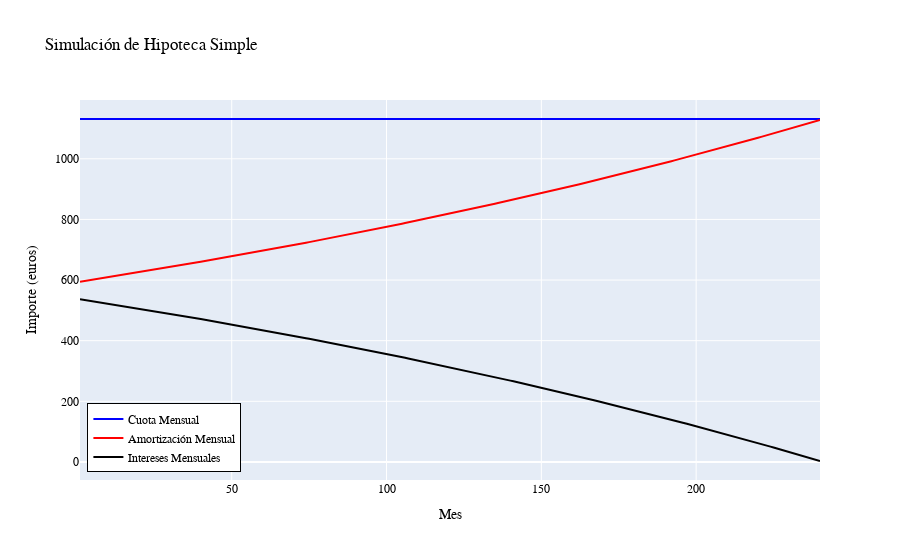

Source (notebook cell):
### Markdown cell above
## A tipo fijo

### Code cell
def simulacion_hipoteca_simple(capital_inicial, tasa, plazo_inicial, cuota_inicial):
    """
    Simulación simplificada de hipoteca sin amortizaciones anticipadas.

    Args:
        capital_inicial (float): Capital inicial del préstamo.
        tasa (float): Tasa de interés anual en porcentaje (ej: 3.5 para 3.5%).
        plazo_inicial (int): Plazo inicial del préstamo en meses.
        cuota_inicial (float): Cuota mensual inicial del préstamo.

    Returns:
        pd.DataFrame: DataFrame con el detalle de la simulación mes a mes.
    """

    # Validaciones iniciales generales
    if capital_inicial <= 0:
        raise ValueError("El capital inicial debe ser positivo")
    if plazo_inicial <= 0:
        raise ValueError("El plazo inicial debe ser positivo")
    if cuota_inicial <= 0:
        raise ValueError("La cuota inicial debe ser positiva")


    registros = []
    capital_pendiente = capital_inicial
    cuota_mensual_fija = cuota_inicial # Cuota fija para hipoteca simple
    mes_actual = 0

    for mes in range(1, plazo_inicial + 1):
        mes_actual += 1

        if capital_pendiente <= 0:
            registros.append({
                'Mes': mes_actual,
                'Capital_pendiente': 0,
                'Cuota_mensual': 0,
                'Intereses_mensuales': 0,
                'Amortizacion_mensual': 0
            })
            break  # Finalizar si ya se pagó todo


        interes = intereses_mensuales(capital_pendiente, tasa)
        amortizacion = min(cuota_mensual_fija - interes, capital_pendiente)  # No sobrepagar

        registros.append({
            'Mes': mes_actual,
            'Capital_pendiente': capital_pendiente,
            'Cuota_mensual': cuota_mensual_fija,
            'Intereses_mensuales': interes,
            'Amortizacion_mensual': amortizacion
        })

        capital_pendiente -= amortizacion


    return pd.DataFrame(registros)


def calcular_intereses_totales_simple(capital_inicial, tasa, plazo_inicial, cuota_inicial):
    """
    Calcula los intereses totales de una hipoteca simple sin amortizaciones anticipadas.

    Args:
        capital_inicial (float): Capital inicial del préstamo.
        tasa (float): Tasa de interés anual en porcentaje.
        plazo_inicial (int): Plazo inicial del préstamo en meses.
        cuota_inicial (float): Cuota mensual inicial del préstamo.

    Returns:
        float: Intereses totales pagados durante la vida del préstamo.
    """
    df_simulacion = simulacion_hipoteca_simple(capital_inicial, tasa, plazo_inicial, cuota_inicial)
    intereses_totales = df_simulacion['Intereses_mensuales'].sum()
    return intereses_totales


def plot_hipoteca_simple(df_hipoteca_simple):

    # --- Plotly Interactive Plot ---
    fig = go.Figure()


    # Hipoteca Simple
    fig.add_trace(go.Scatter(x=df_hipoteca_simple['Mes'],
                            y=df_hipoteca_simple['Cuota_mensual'],
                            mode='lines',
                            line=dict(color='blue'),
                            name='Cuota Mensual'))

    fig.add_trace(go.Scatter(x=df_hipoteca_simple['Mes'],
                            y=df_hipoteca_simple['Amortizacion_mensual'],
                            mode='lines',
                            line=dict(color='red'),
                            name='Amortización Mensual'))

    fig.add_trace(go.Scatter(x=df_hipoteca_simple['Mes'],
                            y=df_hipoteca_simple['Intereses_mensuales'],
                            mode='lines',
                            line=dict(color='black'),
                            name='Intereses Mensuales'))


    fig.update_layout(
        xaxis_title="Mes",
        yaxis_title="Importe (euros)",
        font_family="Courier New",
        font_color="black",
        title_font_family="Times New Roman",
        title_font_color="black",
        legend_title_font_color="black",
        title='Simulación de Hipoteca Simple' # Título más descriptivo
    )

    fig.update_layout(legend=dict(
        yanchor="bottom", #  La leyenda ahora se ancla en la parte inferior
        y=0.02,        # Ajustamos la posición vertical ligeramente desde la parte inferior
        xanchor="left",
        x=0.01,
        bgcolor="white",
        bordercolor="black",
        borderwidth=1,
        font_family="Arial",
    ))

    fig.show()



# Ejemplo de uso de la simulación de hipoteca simple:
capital_inicial_simple = 200000
tasa_simple = 3.22
plazo_inicial_simple = 20 * 12 # 30 años en meses
cuota_inicial_simple = cuota_mensual(capital_inicial_simple, tasa_simple, plazo_inicial_simple)

df_hipoteca_simple = simulacion_hipoteca_simple(capital_inicial_simple, tasa_simple, plazo_inicial_simple, cuota_inicial_simple)
intereses_totales_simple = calcular_intereses_totales_simple(capital_inicial_simple, tasa_simple, plazo_inicial_simple, cuota_inicial_simple)

print("\n--- Simulación de Hipoteca Simple ---")
print(f"Capital inicial: {capital_inicial_simple:.2f} euros")
print(f"Tasa de interés anual: {tasa_simple:.2f}%")
print(f"Plazo inicial: {plazo_inicial_simple // 12} años")
print(f"Cuota mensual inicial: {cuota_inicial_simple:.2f} euros")

print(f"Intereses totales a pagar (hipoteca simple): {intereses_totales_simple:.2f} euros")
print("\nDataFrame de la simulación de hipoteca simple:")
#print(df_hipoteca_simple)

plot_hipoteca_simple(df_hipoteca_simple)

### Figure 1 — Plotly figure (JSON) as saved in the notebook; plotly's stock layout.template omitted (floating-point values rounded to 4 significant figures; data arrays with more than 128 entries replaced by an {"elided": "..."} marker saying what was removed)
{"data": [{"line": {"color": "blue"}, "mode": "lines", "name": "Cuota Mensual", "type": "scatter", "x": {"elided": "240 int values"}, "y": {"elided": "240 float values"}}, {"line": {"color": "red"}, "mode": "lines", "name": "Amortización Mensual", "type": "scatter", "x": {"elided": "240 int values"}, "y": {"elided": "240 float values"}}, {"line": {"color": "black"}, "mode": "lines", "name": "Intereses Mensuales", "type": "scatter", "x": {"elided": "240 int values"}, "y": {"elided": "240 float values"}}], "layout": {"font": {"color": "black", "family": "Courier New"}, "legend": {"bgcolor": "white", "bordercolor": "black", "borderwidth": 1, "font": {"family": "Arial"}, "title": {"font": {"color": "black"}}, "x": 0.01, "xanchor": "left", "y": 0.02, "yanchor": "bottom"}, "title": {"text": "Simulación de Hipoteca Simple"}, "xaxis": {"title": {"text": "Mes"}}, "yaxis": {"title": {"text": "Importe (euros)"}}}}
